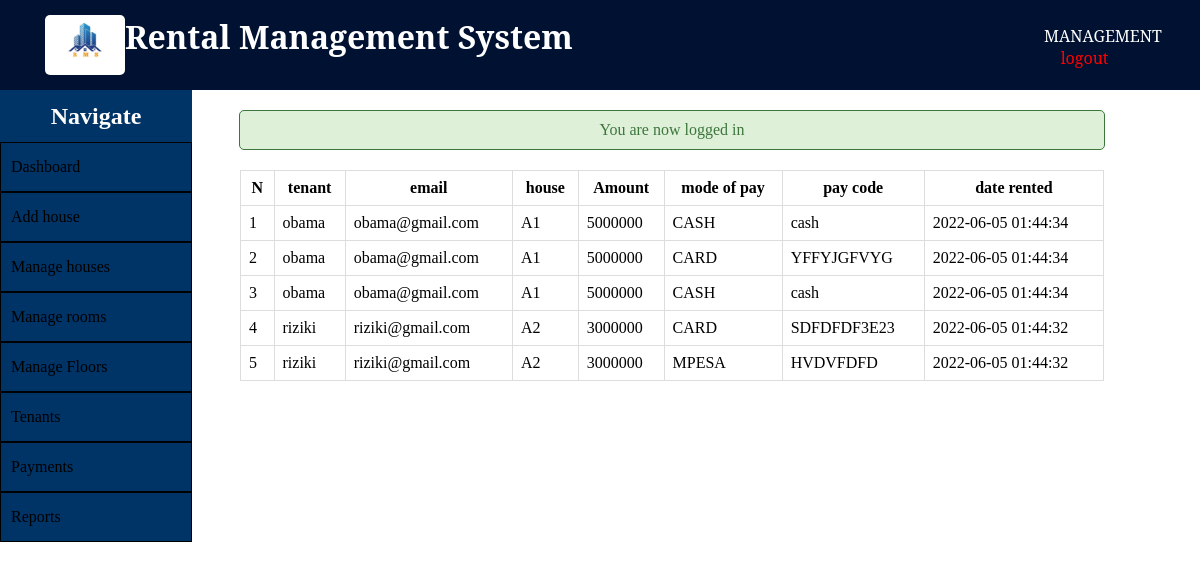
Page /admin/payments.php (signed in) on the committed database.
### tables this page shows
CREATE TABLE `monthly_payments` (
  `id` int(11) NOT NULL,
  `user_id` int(11) DEFAULT NULL,
  `house_slug` varchar(200) NOT NULL,
  `amount` double NOT NULL,
  `mode_of_pay` varchar(200) NOT NULL,
  `pay_code` varchar(200) DEFAULT NULL,
  `created_at` datetime DEFAULT current_timestamp()
);

CREATE TABLE `users` (
  `id` int(11) NOT NULL,
  `fullname` varchar(255) NOT NULL,
  `username` varchar(255) NOT NULL,
  `mobile` varchar(255) NOT NULL,
  `email` varchar(255) NOT NULL,
  `role` enum('manager','landlord','tenant') DEFAULT NULL,
  `password` varchar(255) NOT NULL,
  `created_at` datetime DEFAULT current_timestamp(),
  `updated_at` datetime DEFAULT NULL
);

CREATE TABLE `houses` (
  `id` int(11) NOT NULL,
  `user_id` int(11) DEFAULT NULL,
  `title` varchar(255) NOT NULL,
  `slug` varchar(255) NOT NULL,
  `price` double NOT NULL,
  `views` int(1) NOT NULL DEFAULT 0,
  `image` varchar(255) NOT NULL,
  `body` text NOT NULL,
  `published` tinyint(1) NOT NULL,
  `created_at` datetime DEFAULT current_timestamp() ON UPDATE current_timestamp(),
  `updated_at` datetime DEFAULT NULL
);

### admin/includes/tenant_functions.php (called while the page is built, shortened)
<?php
function getTenantUsersPayments(){
	global $conn;
	$sql = "SELECT * FROM monthly_payments JOIN users ON monthly_payments.user_id=users.id JOIN houses ON monthly_payments.house_slug=houses.slug";
	$result = mysqli_query($conn, $sql);
	$tenants = mysqli_fetch_all($result, MYSQLI_ASSOC);
	return $tenants;
}
?>

### admin/payments.php (the view, shortened to what this page needs)
<?php  include('../config.php'); ?>
<?php  include(ROOT_PATH . '/admin/includes/tenant_functions.php'); ?>
<?php
	$tenants = getTenantUsersPayments();
?>
<?php include(ROOT_PATH . '/admin/includes/head_section.php'); ?>
</head>
<body>
	<?php include(ROOT_PATH . '/admin/includes/navbar.php') ?>
	<div class="container content">
		<?php include(ROOT_PATH . '/admin/includes/menu.php') ?>
		<div class="table-div" style="width: 80%;">
			<?php include(ROOT_PATH . '/admin/includes/messages.php') ?>
			<?php if (empty($tenants)): ?>
				<h1>No tenants found in the database.</h1>
			<?php else: ?>
				<table class="table">
					<thead>
						<th>N</th>
						<th>tenant</th>
						<th>email</th>
                        <th>house</th>
                        <th>Amount</th>
                        <th>mode of pay</th>
                        <th>pay code</th>
                        <th>date rented</th>
					</thead>
					<tbody>
					<?php foreach ($tenants as $key => $tenant): ?>
						<tr>
							<td><?php echo $key + 1; ?></td>
							<td><?php echo $tenant['username']; ?></td>
							<td><?php echo $tenant['email']; ?></td>
							<td><?php echo $tenant['title']; ?></td>
							<td><?php echo $tenant['amount']; ?></td>
                            <td><?php echo $tenant['mode_of_pay']; ?></td>
                            <td><?php echo $tenant['pay_code']; ?></td>
                            <td><?php echo $tenant['created_at']; ?></td>
						</tr>
					<?php endforeach ?>
					</tbody>
				</table>
			<?php endif ?>
		</div>
	</div>
</body>
</html>

### static/css/admin_styling.css (style rules this page uses)
* { margin: 0px; padding: 0px; }
table { border-collapse: collapse; width: 70%; margin: 20px auto; }
th, td { padding: 8px; text-align: left; border: 1px solid #ddd; }
th { text-align: center; }
.container { width: 100%; margin: 0px; padding: 0px; }
.table-div { float: left; width: 47%; }
.table-div table { width: 90%; }

### rows in the picture
monthly_payments: user.username "obama", user.email "obama@gmail.com", houses.title "A1", amount "5000000", mode_of_pay "CASH", pay_code "cash", houses.created_at "2022-06-05 01:44:34"
monthly_payments: user.username "obama", user.email "obama@gmail.com", houses.title "A1", amount "5000000", mode_of_pay "CARD", pay_code "YFFYJGFVYG", houses.created_at "2022-06-05 01:44:34"
monthly_payments: user.username "obama", user.email "obama@gmail.com", houses.title "A1", amount "5000000", mode_of_pay "CASH", pay_code "cash", houses.created_at "2022-06-05 01:44:34"
monthly_payments: user.username "riziki", user.email "riziki@gmail.com", houses.title "A2", amount "3000000", mode_of_pay "CARD", pay_code "SDFDFDF3E23", houses.created_at "2022-06-05 01:44:32"
monthly_payments: user.username "riziki", user.email "riziki@gmail.com", houses.title "A2", amount "3000000", mode_of_pay "MPESA", pay_code "HVDVFDFD", houses.created_at "2022-06-05 01:44:32"

### other values in the picture
$_SESSION['message'] "You are now logged in"
